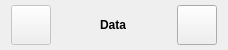
         <widget class="QFrame" name="frame_controlBar_3">
          <property name="minimumSize">
           <size>
            <width>0</width>
            <height>50</height>
           </size>
          </property>
          <property name="maximumSize">
           <size>
            <width>16777215</width>
            <height>50</height>
           </size>
          </property>
          <property name="styleSheet">
           <string notr="true"/>
          </property>
          <property name="frameShape">
           <enum>QFrame::NoFrame</enum>
          </property>
          <property name="frameShadow">
           <enum>QFrame::Raised</enum>
          </property>
          <property name="lineWidth">
           <number>0</number>
          </property>
          <layout class="QHBoxLayout" name="horizontalLayout_8">
           <property name="spacing">
            <number>4</number>
           </property>
           <property name="leftMargin">
            <number>11</number>
           </property>
           <property name="topMargin">
            <number>5</number>
           </property>
           <property name="rightMargin">
            <number>11</number>
           </property>
           <property name="bottomMargin">
            <number>5</number>
           </property>
           <item>
            <widget class="QPushButton" name="btn_menu2_3">
             <property name="enabled">
              <bool>false</bool>
             </property>
             <property name="sizePolicy">
              <sizepolicy hsizetype="Fixed" vsizetype="Fixed">
               <horstretch>0</horstretch>
               <verstretch>0</verstretch>
              </sizepolicy>
             </property>
             <property name="minimumSize">
              <size>
               <width>40</width>
               <height>40</height>
              </size>
             </property>
             <property name="maximumSize">
              <size>
               <width>40</width>
               <height>40</height>
              </size>
             </property>
             <property name="text">
              <string/>
             </property>
             <property name="iconSize">
              <size>
               <width>30</width>
               <height>30</height>
              </size>
             </property>
            </widget>
           </item>
           <item>
            <spacer name="horizontalSpacer_15">
             <property name="orientation">
              <enum>Qt::Horizontal</enum>
             </property>
             <property name="sizeType">
              <enum>QSizePolicy::Fixed</enum>
             </property>
             <property name="sizeHint" stdset="0">
              <size>
               <width>5</width>
               <height>20</height>
              </size>
             </property>
            </spacer>
           </item>
           <item>
            <spacer name="horizontalSpacer_16">
             <property name="orientation">
              <enum>Qt::Horizontal</enum>
             </property>
             <property name="sizeHint" stdset="0">
              <size>
               <width>40</width>
               <height>20</height>
              </size>
             </property>
            </spacer>
           </item>
           <item>
            <widget class="QLabel" name="label_data">
             <property name="styleSheet">
              <string notr="true">color:black; font:bold;</string>
             </property>
             <property name="text">
              <string>Data</string>
             </property>
            </widget>
           </item>
           <item>
            <spacer name="horizontalSpacer_18">
             <property name="orientation">
              <enum>Qt::Horizontal</enum>
             </property>
             <property name="sizeType">
              <enum>QSizePolicy::Expanding</enum>
             </property>
             <property name="sizeHint" stdset="0">
              <size>
               <width>40</width>
               <height>20</height>
              </size>
             </property>
            </spacer>
           </item>
           <item>
            <spacer name="horizontalSpacer_19">
             <property name="orientation">
              <enum>Qt::Horizontal</enum>
             </property>
             <property name="sizeType">
              <enum>QSizePolicy::Fixed</enum>
             </property>
             <property name="sizeHint" stdset="0">
              <size>
               <width>7</width>
               <height>20</height>
              </size>
             </property>
            </spacer>
           </item>
           <item>
            <widget class="QPushButton" name="btn_menu_3">
             <property name="sizePolicy">
              <sizepolicy hsizetype="Fixed" vsizetype="Fixed">
               <horstretch>0</horstretch>
               <verstretch>0</verstretch>
              </sizepolicy>
             </property>
             <property name="minimumSize">
              <size>
               <width>40</width>
               <height>40</height>
              </size>
             </property>
             <property name="maximumSize">
              <size>
               <width>40</width>
               <height>40</height>
              </size>
             </property>
             <property name="text">
              <string/>
             </property>
             <property name="icon">
              <iconset resource="ressources.qrc">
               <normaloff>:/icons/icons/menu.png</normaloff>:/icons/icons/menu.png</iconset>
             </property>
             <property name="iconSize">
              <size>
               <width>30</width>
               <height>30</height>
              </size>
             </property>
            </widget>
           </item>
          </layout>
         </widget>
